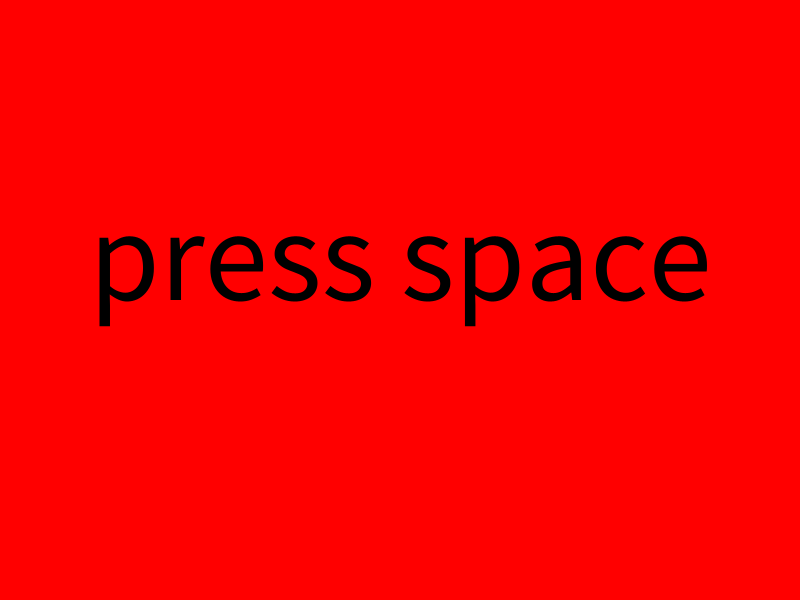
Frame 1 (no input)
Frame 60 (the mouse pressed at the canvas centre just before this capture): identical to frame 1, image omitted
Frame 120 (the mouse held since frame 60 and released just before this capture): identical to frame 1, image omitted

The Processing sketch that drew this single still picture (run headless with seeded random() and noise(); from frame 60 on, the mouse is pressed at the canvas centre):

// Processing sketch: BBB_better_bouncey_ball_
// ── BBB_better_bouncey_ball_.pde
float x;
float xVelo;
float y;
float yVelo;
int colorTimer;
int bckColor;
int lifeTimer;
boolean alive;
int birthFrame;

void setup() {
  size(800, 600);
  x = width/2;
  xVelo = 5;
  y = 300;
  yVelo = 0;
  colorTimer = 0;
  bckColor = 0;
  lifeTimer = 4;
  alive = false;
  strokeWeight(10);
  colorMode(HSB, 255, 100, 100);
  rectMode(CENTER);
  textSize(128);
  textAlign(CENTER);
}

void draw() {
  background(bckColor, 100, 100);
  if (alive)
  {
    //bounce and teleport
    x = x + xVelo;
    if (x > width - 40 || x < 40) {
      xVelo = -xVelo;
      //background Color
      if (bckColor == 0)
      {
        bckColor = 80;
      } else if (bckColor == 80)
      {
        bckColor = 175;
      } else if (bckColor == 175)
      {
        bckColor = 40;
      } else if (bckColor == 40)
      {
        bckColor = 0;
      }
    }
    if (y < 0)
    {
      y = height;
    }
    if (y > height)
    {
      y = 0;
    }
    //color
    colorTimer++;
    if (colorTimer == 255)
    {
      colorTimer = 0;
    }
    //y movement
    if (mouseY < 200) {
      yVelo = -5;
    } else {
      yVelo = 5;
    }
    y += yVelo;
  }
  //life timer
  if (alive)
  {
    lifeTimer = 3 - int((frameCount - birthFrame)/frameRate);
  }
  if (lifeTimer < 0)
  {
    x = width/2;
    xVelo = 5;
    y = 300;
    yVelo = 0;
    lifeTimer = 4;
    alive = false;
  }

  //draw
  fill(0, 0, 0);
  if (alive)
  {
    text(lifeTimer, width/2, height/2);
  } else
  {
    text("press space", width/2, height/2);
  }
  fill(colorTimer, 100, 100);
  if (alive)
  {
    ellipse(x, y, 80, 80);
  }
}

void keyPressed()
{
  if (key == ' ' && !alive)
  {
    alive = true;
    birthFrame = frameCount;
  }
}
